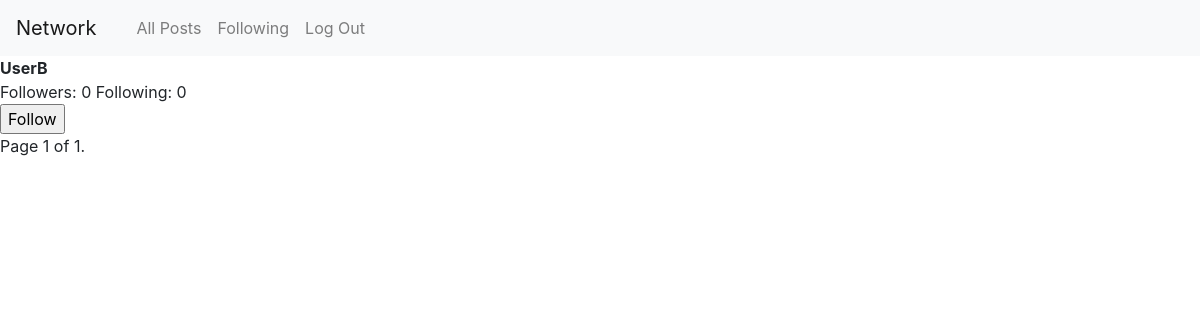
Page /user/UserB?page=2 on the earlier database version.
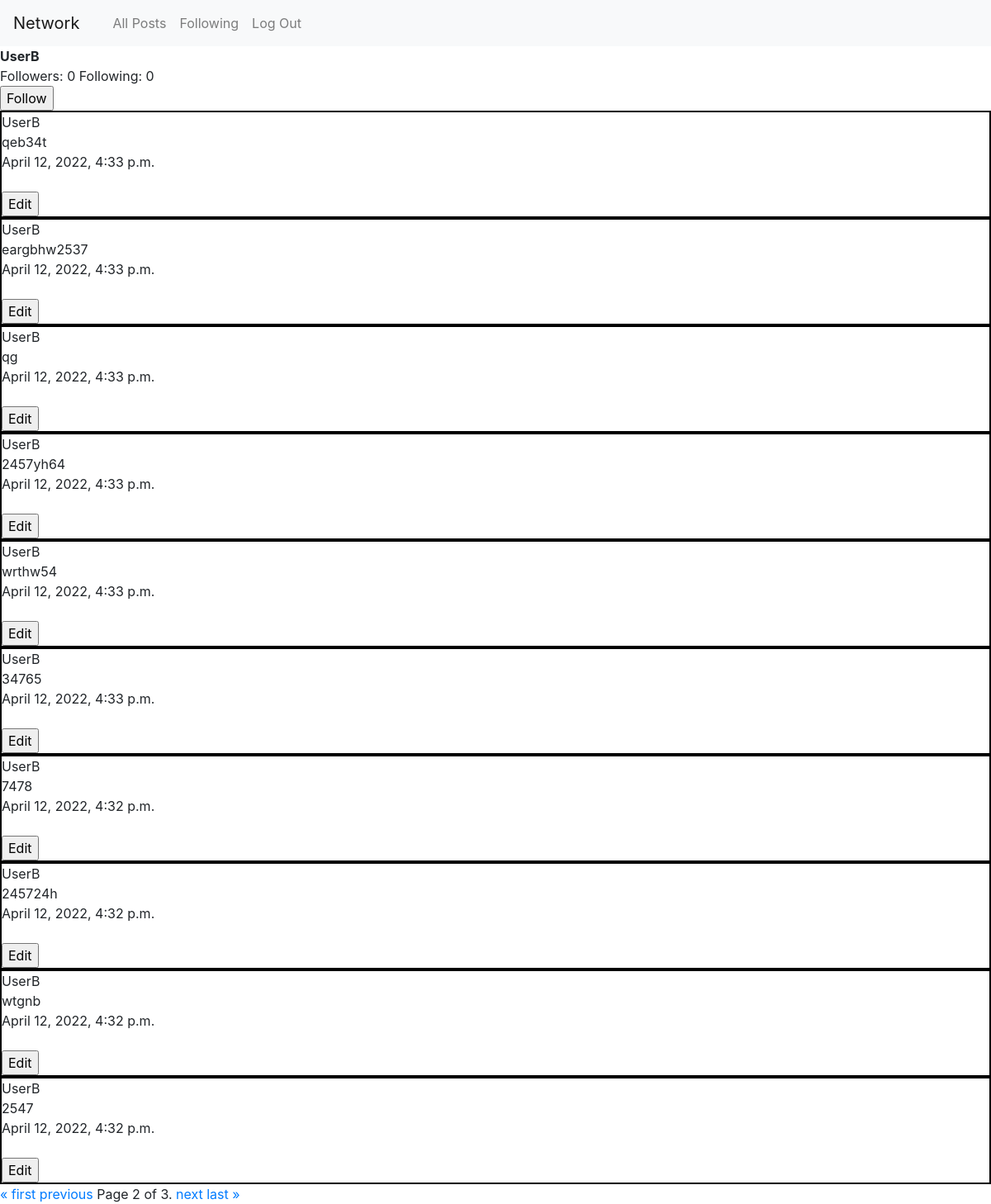
Same page on the later database version.
### network/models.py (models this page shows, shortened)
class Post(models.Model):
    user = models.ForeignKey("User", on_delete=models.CASCADE)
    body = models.TextField(blank=True)
    date = models.DateTimeField(auto_now_add=True)

class User(AbstractUser):
    pass

### network/views.py (the view)
# urls.py: path("user/<str:username>", views.profile, name="profile"),
def profile(request, username):
    viewed_user = User.objects.get(username=username)
    logged_in_user = request.user
    p = Paginator(Post.objects.filter(user=viewed_user).order_by("-date"),10)
    page = request.GET.get('page')
    posts = p.get_page(page)
    if request.method == "POST":
        if request.POST.get("submit") == "Follow":
            if viewed_user != logged_in_user:
                follower = Follower(following=logged_in_user, followed=viewed_user )
                follower.save()
            return HttpResponseRedirect(f"/user/{viewed_user}")
    following_count = Follower.objects.filter(following=viewed_user).count
    followed_count = Follower.objects.filter(followed=viewed_user).count
    return render(request,"network/profile.html", {"current_user": logged_in_user,"user": viewed_user,"posts": posts, "following_count": following_count, "followed_count":followed_count})

### network/templates/network/profile.html (shortened to what this page needs)
{% extends "network/layout.html" %}
{% block body %}
<strong>{{user}}</strong>
<br>
Followers: {{followed_count}}
Following: {{following_count}}
<form action="" method="post">
    <input type="submit" name="submit" value="Follow">
</form>
{% for post in posts%}
<div  style ="border: solid black 2px;">
<div>{{post.user}}</div>
<div>{{post.body}}</div>
<div>{{post.date}}</div><br>
<form action="{% url 'edit' post.id %}" method='POST'>
    <input type="submit" name="submit" value="Edit">
</form>
</div>
{% endfor %}
<div class="pagination">
    <span class="step-links">
        {% if posts.has_previous %}
            <a href="?page=1">&laquo; first</a>
            <a href="?page={{ posts.previous_page_number }}">previous</a>
        {% endif %}
        <span class="current">
            Page {{ posts.number }} of {{ posts.paginator.num_pages }}.
        </span>
        {% if posts.has_next %}
            <a href="?page={{ posts.next_page_number }}">next</a>
            <a href="?page={{ posts.paginator.num_pages }}">last &raquo;</a>
        {% endif %}
    </span>
</div>
{% endblock %}

Differences in the rows shown:
added Post: user "UserB", body "qeb34t", date "April 12, 2022, 4:33 p.m."
added Post: user "UserB", body "eargbhw2537", date "April 12, 2022, 4:33 p.m."
added Post: user "UserB", body "qg", date "April 12, 2022, 4:33 p.m."
added Post: user "UserB", body "2457yh64", date "April 12, 2022, 4:33 p.m."
added Post: user "UserB", body "wrthw54", date "April 12, 2022, 4:33 p.m."
added Post: user "UserB", body "34765", date "April 12, 2022, 4:33 p.m."
added Post: user "UserB", body "7478", date "April 12, 2022, 4:32 p.m."
added Post: user "UserB", body "245724h", date "April 12, 2022, 4:32 p.m."
added Post: user "UserB", body "wtgnb", date "April 12, 2022, 4:32 p.m."
added Post: user "UserB", body "2547", date "April 12, 2022, 4:32 p.m."
Other differences:
{{ posts.number }}: "1" → "2"
{{ posts.paginator.num_pages }}: "1" → "3"
text now shown: "« first previous next last »"
